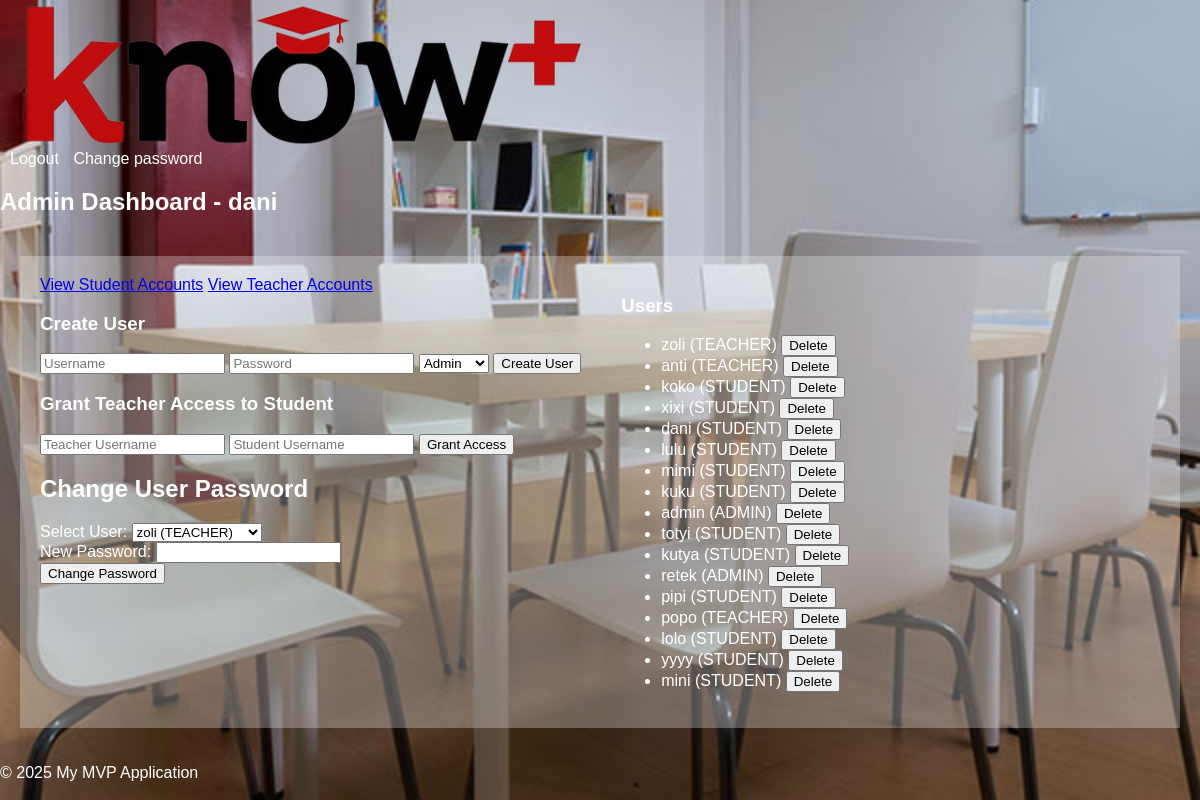
Screenshot of /admin/home (signed in) with the database file from the repository.
### models.py (models this page shows, shortened)
class User(db.Model, UserMixin):
    id = db.Column(db.Integer, primary_key=True)
    username = db.Column(db.String(80), unique=True, nullable=False)
    password_hash = db.Column(db.String(128))
    user_type = db.Column(db.Enum(UserType), nullable=False)  # Using UserType enum for role

### app.py (the view)
@app.route('/admin/home', methods=['GET'])
@login_required
def admin_home_display():
    users = User.query.all()  # Fetch all users to populate the dropdown
    return render_template('admin_home.html', users=users)

### app.py (called while the page is built)
@login_manager.user_loader
def load_user(user_id):
    return User.query.get(int(user_id))  # Load from the unified User model

### templates/admin_home.html (shortened to what this page needs)
{% extends "base.html" %}
{% block content %}
<h2>Admin Dashboard - {{ current_user.username }}</h2>
<div class="container">
    <div class="left-column">
        <div class="d-grid gap-2 d-md-block">
            <a href="{{ url_for('view_students') }}" class="btn btn-primary">View Student Accounts</a>
            <a href="{{ url_for('view_teachers') }}" class="btn btn-primary">View Teacher Accounts</a>
        </div>
        <h3>Create User</h3>
        <form action="{{ url_for('create_user') }}" method="post">
            <input type="text" name="username" placeholder="Username" required>
            <input type="password" name="password" placeholder="Password" required>
            <select name="user_type">
                <option value="ADMIN">Admin</option>
            </select>
            <button type="submit">Create User</button>
        </form>
        <h3>Grant Teacher Access to Student</h3>
        <form action="{{ url_for('grant_access') }}" method="post">
            <input type="text" name="teacher_username" placeholder="Teacher Username" required>
            <input type="text" name="student_username" placeholder="Student Username" required>
            <button type="submit">Grant Access</button>
        </form>
        <h2>Change User Password</h2>
        <form method="POST" action="{{ url_for('change_user_password') }}">
            <div>
                <label for="user_id">Select User:</label>
                <select name="user_id" id="user_id" required>
                    {% for user in users %}
                    <option value="{{ user.id }}">{{ user.username }} ({{ user.user_type.value }})</option>
                    {% endfor %}
                </select>
            </div>
            <div>
                <label for="new_password">New Password:</label>
                <input type="password" name="new_password" id="new_password" required>
            </div>
            <button type="submit">Change Password</button>
        </form>
    </div>
    <div class="right-column">
        <h3>Users</h3>
        <ul>
            {% for user in users %}
            <li>
                {{ user.username }} ({{ user.user_type.value }})
                <form action="{{ url_for('delete_user', user_id=user.id) }}" method="post" style="display: inline;">
                    <button type="submit">Delete</button>
                </form>
            </li>
            {% endfor %}
        </ul>
    </div>
    </div>
        {% endblock %}

### templates/base.html (shortened to what this page needs)
<!DOCTYPE html>
<html lang="en">
<head>
    <link rel="stylesheet" href="{{ url_for('static', filename='css/style.css') }}">
</head>
<body style="background-image: url('{{ url_for('static', filename='img/background.jpg') }}'); background-size: cover; background-repeat: no-repeat; background-attachment: fixed;">
<div id="header">
    <a href="/">
        <picture>
            <source srcset="{{ url_for('static', filename='img/logo.avif') }}" type="image/avif">
            <img src="{{ url_for('static', filename='img/logo.png') }}" alt="Your Logo" class="logo">
        </picture>
    </a>
  <div class="user-options">
      {% if current_user.is_authenticated %}
          <a href="{{ url_for('logout') }}">Logout</a>
          <a href="{{ url_for('change_password') }}">Change password</a>
      {% endif %}
  </div>
</div>
<div id="content">
    {% block content %}{% endblock %}
</div>
<div id="footer">
    <p>&copy; 2025 My MVP Application</p>
</div>
</body>
</html>

### static/css/style.css (style rules this page uses)
body { font-family: sans-serif; margin: 0; padding: 0; color: white; background-image: url('static/img/background.jpg'); background-size: cover; background-position: center; }
.logo { height: 150px; vertical-align: middle; margin-left: 20px; }
.user-options { margin-right: 20px; }
.user-options a { color: white; text-decoration: none; margin-left: 10px; }
.container { display: flex; padding: 20px; }
.left-column, .right-column { background-color: rgba(242, 242, 242, 0.3); padding: 20px; }
.left-column h2 { flex: 0 0 250px; }
.right-column { flex: 1; overflow-y: auto; }

### rows the page displays
User: username "dani", user_type.value "STUDENT"
User: username "zoli", user_type.value "TEACHER"
User: username "anti", user_type.value "TEACHER"
User: username "koko", user_type.value "STUDENT"
User: username "xixi", user_type.value "STUDENT"
User: username "lulu", user_type.value "STUDENT"
User: username "mimi", user_type.value "STUDENT"
User: username "kuku", user_type.value "STUDENT"
User: username "admin", user_type.value "ADMIN"
User: username "totyi", user_type.value "STUDENT"
User: username "kutya", user_type.value "STUDENT"
User: username "retek", user_type.value "ADMIN"
User: username "pipi", user_type.value "STUDENT"
User: username "popo", user_type.value "TEACHER"
User: username "lolo", user_type.value "STUDENT"
User: username "yyyy", user_type.value "STUDENT"
User: username "mini", user_type.value "STUDENT"

### other values shown
form field user_id "zoli (TEACHER)"
